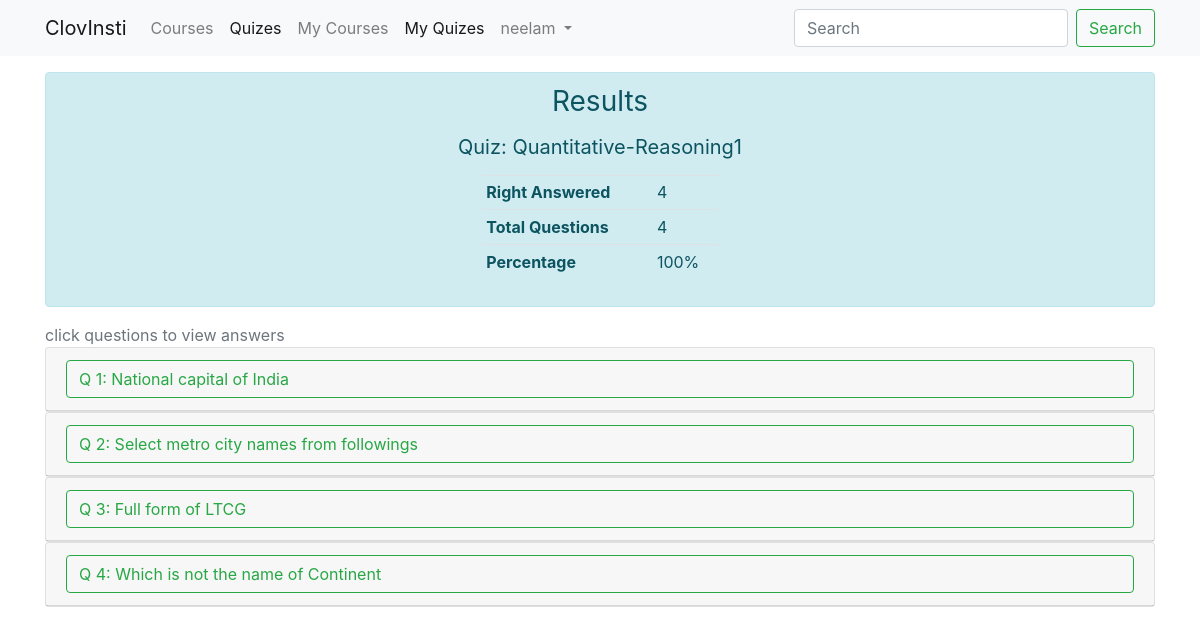
Screenshot of /quiz/1/result (signed in) with the database file from the repository.
### courses/models.py (models this page shows, shortened)
class Quiz(models.Model):
    title = models.CharField(max_length=1024)
    description = models.TextField()
    image = models.ImageField(upload_to=upload_image_path, null=True, blank=True)
    course_detail = models.ForeignKey(CourseDetail,on_delete=models.CASCADE)
    totalQuestion =   models.IntegerField(blank=True, default=0)

class QuizDetail(models.Model):
    question =   models.CharField(max_length=1024)
    choices  =   models.TextField()
    mcq      =   models.BooleanField(default=False)
    answer   =   models.CharField(max_length=16)
    quiz     =   models.ForeignKey(Quiz,on_delete=models.CASCADE)
    questionNo = models.IntegerField()

### courses/views.py (the view)
# urls.py: path("quiz/<slug:quizid>/result",QuizResult.as_view(),name='quiz_result'),
class QuizResult(LoginRequiredMixin, DetailView):
    login_url = '/login'
    template_name="quizes/result.html"
    def get_context_data(self, **kwargs):
        context = super().get_context_data(**kwargs)
        context['brand_name'] = settings.brand_name
        context['title'] = "Quiz result"
        return context
    def get_object(self, *args, **kwargs):
        quizid = self.kwargs.get('quizid')
        print("prepareResult============")
        quiz=Quiz.objects.get(id=quizid)
        try:
            userQuiz = UserQuiz.objects.get(user=self.request.user, quiz=quiz)
            userQuiz.competionStatus = UserQuiz.COMPLETIONSTATUS_COMPLETED
            userQuiz.save()
        except UserQuiz.DoesNotExist:
            raise Http404("User has not answered the quiz yet!")
        questions = QuizDetail.objects.filter(quiz=quiz)
        quiz.totalQuestion = questions.count()
        quiz.save()
        print("pr0")
        quizResult = dict(name=quiz.title,
                        totalQuestions=quiz.totalQuestion,
                        correctAnswers=0,
                        questionDetail=list())
        for question in questions:
            try:
                ans = UserAnswer.objects.get(user=self.request.user, qid=question)
            except UserAnswer.DoesNotExist:
                continue
            singleResult = dict()
            print("pr1")
            singleResult['question'] = question.question
            singleResult['qno'] = question.questionNo
            singleResult['mcq'] = question.mcq
            singleResult['choices'] = list()
            singleResult['isCorrectAns'] = True
            print("pr2")
            choices = question.choices.split(';')
            print("pr3")
            expectedAns = sorted(question.answer.split(';'))
            print("pr4")
            for choice in choices:
                singleResult['choices'].append(dict(choice=choice, actual=False, expected=False))
            actualAns = json.loads(ans.answer)
            print(f"actualAns: {actualAns} ans.answer {ans.answer}")
            print(f"pr5 len(expectedAns) {len(expectedAns)} len(actualAns) {len(actualAns)}")
            i=0
            while( i < len(expectedAns) and i < len(actualAns)):
                print(f"pr6  {i} {int(expectedAns[i])-1} {int(actualAns[i])-1}")
                singleResult['choices'][int(expectedAns[i])-1]['expected'] = True
                print("pr6.1")
                singleResult['choices'][int(actualAns[i])-1]['actual'] = True
                print("pr6.2")
                if(expectedAns[i] != actualAns[i]):
                    print("pr6.3")
                    singleResult['isCorrectAns'] = False
                print("pr6.4")
                i+=1
            while(i < len(expectedAns)):
                singleResult['choices'][int(expectedAns[i])-1]['expected'] = True
                singleResult['isCorrectAns'] = False
                print("pr7")
                i+=1
            while(i < len(actualAns)):
                singleResult['choices'][int(actualAns[i])-1]['actual'] = True
                singleResult['isCorrectAns'] = False
                print("pr8")
                i+=1
            if(singleResult['isCorrectAns']):
                quizResult['correctAnswers'] +=1
            quizResult['questionDetail'].append(singleResult)
        print("quiz result ==================================")
        print(quizResult)
        return quizResult

### courses/templatetags/define.py (called while the page is built)
@register.simple_tag
def define(val=None):
  return val

@register.simple_tag
def percentage(part, whole):
    try:
        return "%d%%" % (float(part) / whole * 100)
    except (ValueError, ZeroDivisionError):
        return ""

### courses/templates/quizes/result.html (shortened to what this page needs)
{% extends 'base.html' %}
{% load define %}
{%block content%}
<div class="container">
        <div class="alert alert-info" role="alert">
            <p class="h3 mb-3 font-weight-normal text-center">Results</p>
            <p class="h5 mb-3 font-weight-normal text-center">Quiz: {{object.name}}</p>
            <div class="col-3 mx-auto">
                <table class="table table-sm">
                    <tbody>
                        <tr>
                            <th scope="row">Right Answered</th>
                            <td>{{object.correctAnswers}}</td>
                        </tr>
                        <tr>
                            <th scope="row">Total Questions</th>
                            <td>{{object.totalQuestions}}</td>
                        </tr>
                        <tr>
                            <th scope="row">Percentage</th>
                            <td>{% percentage object.correctAnswers object.totalQuestions %}</td>
                        </tr>
                    </tbody>
                </table>
            </div>
        </div>
        <span class="text-left text-secondary">click questions to view answers</span>
        {% for singleResult in object.questionDetail %}
        {% if singleResult.isCorrectAns %}
            {% define "btn-outline-success" as questionColor %}
        {%else%}
            {% define "btn-outline-danger" as questionColor %}
        {% endif %}
        {% define forloop.counter as loopCounter %}
        <div class="card">
            <div class="card-header " id="headingOne">
            <h5 class="mb-0 ">
                <button class="btn {{questionColor}} col-12 text-left" data-toggle="collapse" data-target="#ansCard{{loopCounter}}" aria-expanded="true" aria-controls="collapseOne">
                Q {{singleResult.qno}}: {{singleResult.question}}
                </button>
            </h5>
            </div>
                    {% if singleResult.mcq != True %}
                        {% define "radio" as inputType %}
                    {%else%}
                        {% define "checkbox" as inputType %}
                    {% endif %}
        </div>
        {% endfor %}
    </div>
{% endblock %}

### templates/base/navbar.html (shortened to what this page needs)
{% url 'course_list' as home_url %}
{% url 'quiz_course_list' as quiz_url %}
{% url 'quiz_attempted' as quiz_attempted_url %}
{% url 'courses_studing' as course_studing_url %}
<nav class="navbar navbar-expand-lg navbar-light bg-light mb-3">
    <div class="container">
        <a class="navbar-brand" href="{{home_url}}">{{brand}}</a>
        <div class="collapse navbar-collapse" id="navbarSupportedContent">
        <ul class="navbar-nav mr-auto">
            <li class="nav-item">
            <a class="nav-link {% if 'courses' in request.path %}active{% endif %}" href="{{home_url}}">Courses<span class="sr-only">(current)</span></a>
            </li>
            <li class="nav-item">
             <a class="nav-link {% if 'quiz' in request.path %}active{% endif %}" href="{{quiz_url}}">Quizes</a>
            </li>
            {% if request.user.is_authenticated %}
            <li class="nav-item">
                    <a class="nav-link {% if 'studing' in request.path %}active{% endif %}" href="{{course_studing_url}}">My Courses</a>
                </li>
            <li class="nav-item">
                <a class="nav-link {% if 'result' in request.path %}active{% endif %}" href="{{quiz_attempted_url}}">My Quizes</a>
            </li>
            <li class="nav-item dropdown">
                <a class="nav-link dropdown-toggle" href="#" id="navbarDropdown" role="button" data-toggle="dropdown" aria-haspopup="true" aria-expanded="false">
                    {{request.user.username}}
                </a>
            </li>
            {% endif %}
        </ul>
        <form class="form-inline my-2 my-lg-0">
            <input class="form-control mr-sm-2" type="search" placeholder="Search" aria-label="Search">
            <button class="btn btn-outline-success my-2 my-sm-0" type="submit">Search</button>
        </form>
        </div>
    </div>
</nav>

### rows the page displays
Quiz: name "Quantitative-Reasoning1"
QuizDetail: question "National capital of India"
QuizDetail: question "Select metro city names from followings"
QuizDetail: question "Full form of LTCG"
QuizDetail: question "Which is not the name of Continent"

### other values shown
{{ brand }} "ClovInsti"
{{ request.user.username }} "neelam"
{{ object.correctAnswers }} "4"
{{ object.totalQuestions }} "4"
{{ singleResult.qno }} "1" "2" "3" "4"
